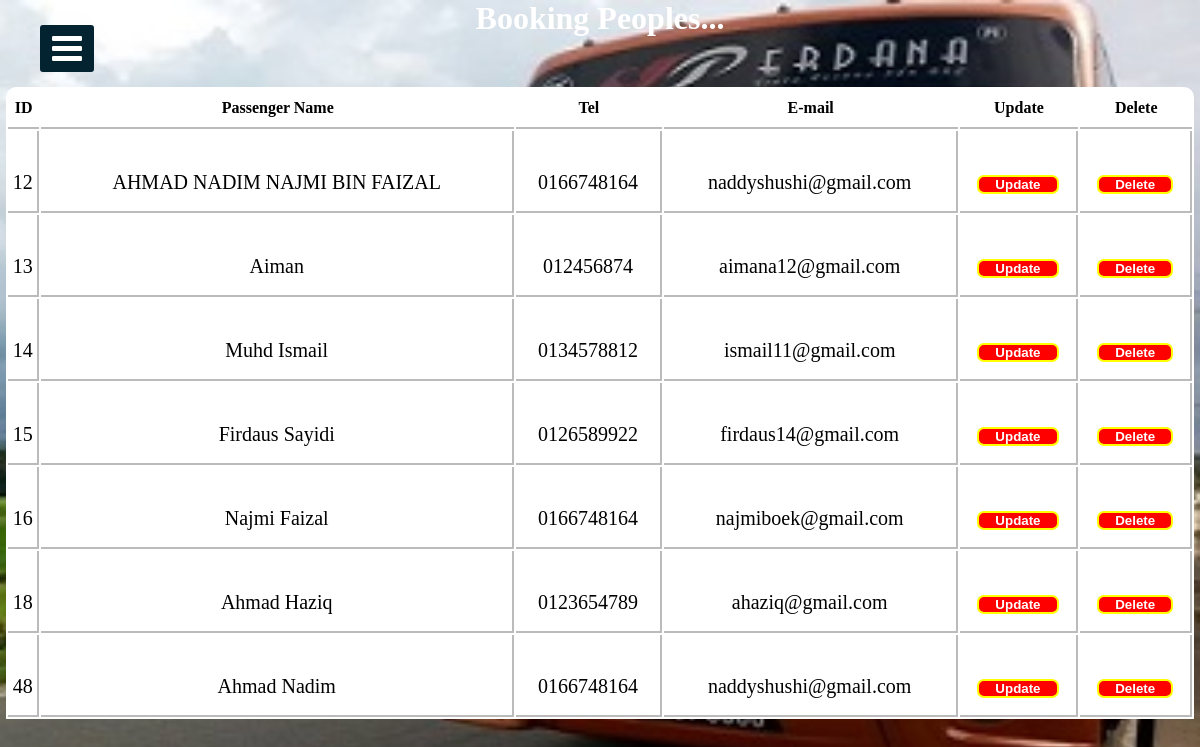
The app's page /BookingManage.php with its own data.
### tables this page shows
CREATE TABLE `booking` (
  `id` int(11) NOT NULL,
  `passenger_name` varchar(255) NOT NULL,
  `telephone` varchar(255) NOT NULL,
  `email` varchar(255) NOT NULL,
  `destination` varchar(255) DEFAULT NULL,
  `bus_name` varchar(255) DEFAULT NULL
);

### BookingManage.php (the view, shortened to what this page needs)
<?php include("connection.php")?>
<!DOCTYPE html>
<html>
<head>
  <link rel="stylesheet" href="https://cdnjs.cloudflare.com/ajax/libs/font-awesome/4.7.0/css/font-awesome.min.css">
<link rel="stylesheet" href="cssfile/sidebar.css">
</head>
<body>
  <label for="check">
<i class="fa fa-bars" id="btn"></i>
  </label>
<div class="sidebar2">
    <h1 class="adminTopic">Booking Peoples...</h1>
<?php
    $sqlget="SELECT * FROM booking";
    $sqldata=mysqli_query($conn,$sqlget) or die('error getting');
    echo "<table>";
    echo "<tr>
      <th>ID</th>
    <th>Passenger Name</th>
    <th>Tel</th>
    <th>E-mail</th>
    <th>Update</th>
    <th>Delete</th>
       </tr>";
       while ($row=mysqli_fetch_array($sqldata,MYSQLI_ASSOC))
       {
        echo "<tr><td>";
        echo $row['id'];
        echo "</td><td>";
        echo $row['passenger_name'];
        echo "</td><td>";
        echo $row['telephone'];
        echo "</td><td>";
        echo $row['email'];
        echo "</td>";
        ?>
        <td>
        <button style="border:2px solid yellow; border-radius:7px; background-color:red;color:white;">
          <a href="updateBooking.php?id=<?php echo $row['id'];?>">
          Update
          </a>
        </button>
        </td>
         <td>
        <button style="border:2px solid yellow; border-radius:7px; background-color:red;color:white;">
          <a href="deleteBooking.php?id=<?php echo $row['id'];?>">
          Delete
          </a>
        </button>
        </td></tr>
<?php
       }
       echo "</table>";
?>
</div>
</body>
</html>

### cssfile/sidebar.css (style rules this page uses)
* { margin: 0; padding: 0; list-style: none; text-decoration: none; }
label #btn, label #cancle { position: absolute; cursor: pointer; background: #042331; color: #fff; border-radius: 3px; }
label #btn { left: 40px; top: 25px; font-size: 35px; color: #fff; padding: 6px 12px; transition: all 0.5s; }

### BookingManage.php (style rules this page uses)
body { background-image: url("image/1.jpg"); background-position: center; background-size: cover; height: 700px; background-repeat: no-repeat; background-attachment: fixed; }
.adminTopic { text-align: center; color: #fff; }
table { width:99%; border-collapse: separate !important; margin:auto; text-align:center; margin-top:50px; background-color: rgb(255, 255, 255); border-radius: 10px 10px 0px 0px; }
table th { border-bottom:2px solid rgb(187, 187, 187); padding:10px 0px 10px 0px; font-family: "balsamiq_sansitalic" !important; }
table tr td { border-right: 2px solid rgb(187, 187, 187); height: 58px; padding: 22px 0px 0px 0px; font-family: "monospace;" !important; border-bottom: 2px solid rgb(187, 187, 187); font-size: 20px; }
table tr td a { color: white; border-radius: 5px; padding: 6px; text-decoration: none; margin: 10px; font-weight: 700; }
button { padding: 5px 5px 5px 5x; }

### records on screen
booking: id "12", passenger_name "AHMAD NADIM NAJMI BIN FAIZAL", telephone "0166748164", email "naddyshushi@gmail.com"
booking: id "13", passenger_name "Aiman", telephone "012456874", email "aimana12@gmail.com"
booking: id "14", passenger_name "Muhd Ismail", telephone "0134578812", email "ismail11@gmail.com"
booking: id "15", passenger_name "Firdaus Sayidi", telephone "0126589922", email "firdaus14@gmail.com"
booking: id "16", passenger_name "Najmi Faizal", telephone "0166748164", email "najmiboek@gmail.com"
booking: id "18", passenger_name "Ahmad Haziq", telephone "0123654789", email "ahaziq@gmail.com"
booking: id "48", passenger_name "Ahmad Nadim", telephone "0166748164", email "naddyshushi@gmail.com"
